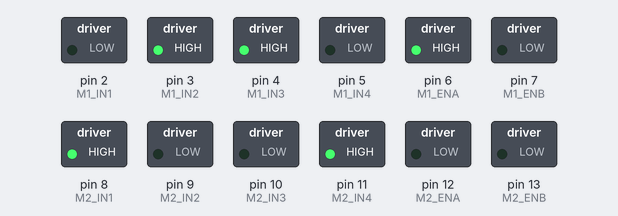
Simulated run of this sketch. Board: Arduino Uno, built with avr-gcc and run on an emulated ATmega328P. Parts: switched loads named in the sketch (green lamp = pin HIGH).

Above: at 0.1 s.
Timing chart, 0 to 1.6 s (numbered marks = the images above):
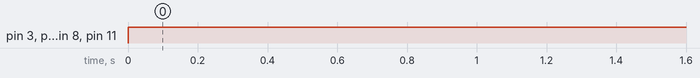

The sketch:

sketch_mar16a.ino
```cpp
byte WheelSpeed = 0; // Wheel Speed


int M1_IN1 = 2;
int M1_IN2 = 3;
int M1_IN3 = 4;
int M1_IN4 = 5;
int M1_ENA = 6;
int M1_ENB = 7;

int M2_IN1 = 8;
int M2_IN2 = 9;
int M2_IN3 = 10;
int M2_IN4 = 11;
int M2_ENA = 12;
int M2_ENB = 13;


void setup() {
  // put your setup code here, to run once:

  pinMode(M1_IN1, OUTPUT);
  pinMode(M1_IN2, OUTPUT);
  pinMode(M1_IN3, OUTPUT);
  pinMode(M1_IN4, OUTPUT);
  pinMode(M1_ENA,OUTPUT);
  pinMode(M1_ENB,OUTPUT);

  pinMode(M2_IN1, OUTPUT);
  pinMode(M2_IN2, OUTPUT);
  pinMode(M2_IN3, OUTPUT);
  pinMode(M2_IN4, OUTPUT);
  pinMode(M2_ENA, OUTPUT);
  pinMode(M2_ENB, OUTPUT);

}

void loop() {
  // put your main code here, to run repeatedly:
  WheelSpeed = 125;
  analogWrite(M1_ENA, 255);
  analogWrite(M1_ENB, 0);
  analogWrite(M2_ENA, 0);
  analogWrite(M2_ENB, 0);

  digitalWrite(M1_IN1, LOW);
  digitalWrite(M1_IN2, HIGH);

  digitalWrite(M1_IN3, HIGH);
  digitalWrite(M1_IN4, LOW);

  digitalWrite(M2_IN1, HIGH);
  digitalWrite(M2_IN2, LOW);

  digitalWrite(M2_IN3, LOW);
  digitalWrite(M2_IN4, HIGH);


}
```

Measured:
- by itself, pin 3 (M1_IN2), pin 4 (M1_IN3), pin 6 (M1_ENA), pin 8 (M2_IN1), pin 11 (M2_IN4): LOW → HIGH at 0.00 s
